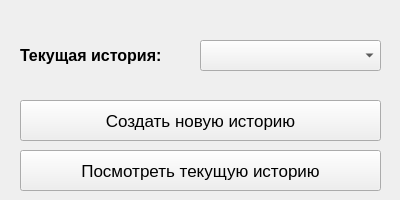
<?xml version="1.0" encoding="UTF-8"?>
<ui version="4.0">
 <class>SecondWindow</class>
 <widget class="QMainWindow" name="SecondWindow">
  <property name="geometry">
   <rect>
    <x>0</x>
    <y>0</y>
    <width>400</width>
    <height>200</height>
   </rect>
  </property>
  <property name="minimumSize">
   <size>
    <width>400</width>
    <height>200</height>
   </size>
  </property>
  <property name="maximumSize">
   <size>
    <width>400</width>
    <height>200</height>
   </size>
  </property>
  <property name="windowTitle">
   <string>Данные об обучении</string>
  </property>
  <widget class="QWidget" name="centralwidget">
   <widget class="QPushButton" name="new_history_button">
    <property name="geometry">
     <rect>
      <x>20</x>
      <y>100</y>
      <width>361</width>
      <height>41</height>
     </rect>
    </property>
    <property name="font">
     <font>
      <family>Arial</family>
      <pointsize>13</pointsize>
      <weight>50</weight>
      <italic>false</italic>
      <bold>false</bold>
     </font>
    </property>
    <property name="focusPolicy">
     <enum>Qt::NoFocus</enum>
    </property>
    <property name="styleSheet">
     <string notr="true">font: 13pt &quot;Arial&quot;;</string>
    </property>
    <property name="text">
     <string>Создать новую историю</string>
    </property>
   </widget>
   <widget class="QPushButton" name="history_button">
    <property name="geometry">
     <rect>
      <x>20</x>
      <y>150</y>
      <width>361</width>
      <height>41</height>
     </rect>
    </property>
    <property name="sizePolicy">
     <sizepolicy hsizetype="Fixed" vsizetype="Fixed">
      <horstretch>0</horstretch>
      <verstretch>0</verstretch>
     </sizepolicy>
    </property>
    <property name="font">
     <font>
      <family>Arial</family>
      <pointsize>13</pointsize>
      <weight>50</weight>
      <italic>false</italic>
      <bold>false</bold>
     </font>
    </property>
    <property name="styleSheet">
     <string notr="true">font: 13pt &quot;Arial&quot;;</string>
    </property>
    <property name="text">
     <string>Посмотреть текущую историю</string>
    </property>
   </widget>
   <widget class="QLabel" name="label">
    <property name="geometry">
     <rect>
      <x>20</x>
      <y>40</y>
      <width>171</width>
      <height>31</height>
     </rect>
    </property>
    <property name="font">
     <font>
      <family>Arial</family>
      <pointsize>12</pointsize>
      <weight>75</weight>
      <italic>false</italic>
      <bold>true</bold>
     </font>
    </property>
    <property name="text">
     <string>Текущая история:</string>
    </property>
   </widget>
   <widget class="QComboBox" name="combo_history">
    <property name="geometry">
     <rect>
      <x>200</x>
      <y>40</y>
      <width>181</width>
      <height>31</height>
     </rect>
    </property>
    <property name="styleSheet">
     <string notr="true">font: 13pt &quot;Arial&quot;;</string>
    </property>
    <property name="currentText">
     <string/>
    </property>
    <property name="currentIndex">
     <number>-1</number>
    </property>
   </widget>
  </widget>
 </widget>
 <resources/>
 <connections/>
</ui>
